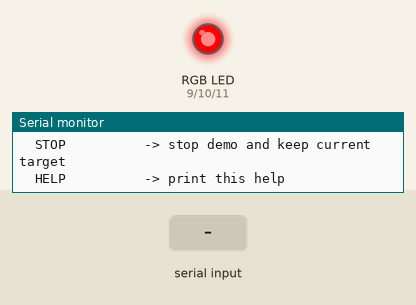
Recording of a sketch running on a simulated Arduino Uno, built with avr-gcc and run on an emulated ATmega328P. Shown: an RGB LED mixed from three pins (HIGH = lit), the last lines printed to the serial monitor. Inputs (shaded band) come from the test bench. Dim RGB values are drawn brighter than linear.

Above: at 1.2 s.
1.3 s: "OFF\n" received over Serial
At 2.9 s:
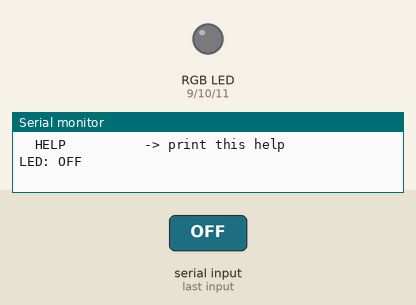
3.7 s: "DEMO\n" received over Serial
At 5.7 s:
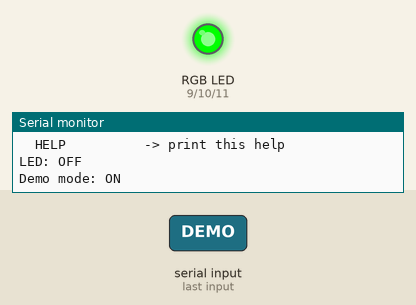
6.7 s: "90,45,200\n" received over Serial
At 8.2 s:
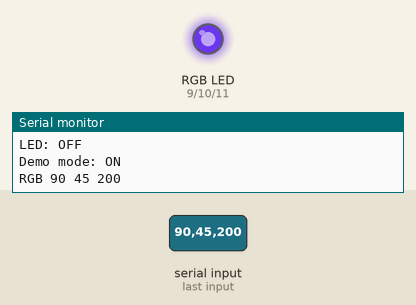
8.5 s: "DEMO\n" received over Serial
11.5 s: "90 45 200\n" received over Serial
At 11.65 s:
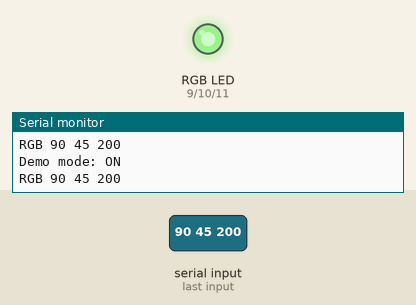
13.7 s: "OFF\n" received over Serial
At 14.15 s:
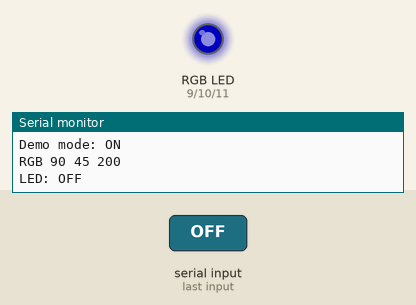
Timing chart, 0 to 16.7 s (numbered marks = the images above; inputs shaded):
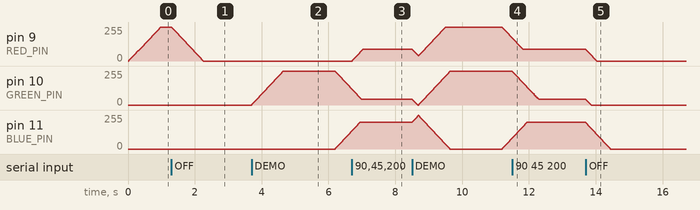

Measured:
- after the input at 1.3 s, pin 10 (GREEN_PIN): stays 0/255 (without the input it goes to 4/255 after 1.2 s)
- after the input at 3.7 s, pin 10 (GREEN_PIN): rises from 0/255 to 255/255 in 0.95 s, then falls to 119/255 in 2.0 s; pin 11 (BLUE_PIN): moves from 0/255 to 136/255 over 0.50 s, starting after 2.5 s
- after the input at 6.7 s, pin 9 (RED_PIN): moves from 0/255 to 90/255 over 0.33 s, starting at once; pin 10 (GREEN_PIN): goes on until 7.0 s, then stays 45/255; pin 11 (BLUE_PIN): goes on until 6.9 s, then stays 200/255
- after the input at 11.5 s, pin 10 (GREEN_PIN): moves from 255/255 to 45/255 over 0.78 s, starting at once; pin 11 (BLUE_PIN): goes on until 11.9 s, then stays 200/255
- after the input at 13.7 s, pin 9 (RED_PIN): moves from 90/255 to 0/255 over 0.33 s, starting at once; pin 10 (GREEN_PIN): moves from 45/255 to 0/255 over 0.17 s, starting at once; pin 11 (BLUE_PIN): moves from 200/255 to 0/255 over 0.74 s, starting at once

The sketch:

arduino_rgb_led_controller.ino
```cpp
#include <ctype.h>
#include <stdint.h>
#include <stdio.h>
#include <stdlib.h>
#include <string.h>

const uint8_t RED_PIN = 9;
const uint8_t GREEN_PIN = 10;
const uint8_t BLUE_PIN = 11;

const bool COMMON_ANODE = false;

const unsigned long SERIAL_BAUD = 115200;
const unsigned long FADE_INTERVAL_MS = 15;
const unsigned long DEMO_INTERVAL_MS = 2500;
const uint8_t FADE_STEP = 4;

const size_t COMMAND_BUFFER_SIZE = 40;

struct RgbColor {
  uint8_t red;
  uint8_t green;
  uint8_t blue;
};

RgbColor currentColor = {0, 0, 0};
RgbColor targetColor = {255, 0, 0};
RgbColor savedColor = {255, 0, 0};

bool demoMode = true;

char commandBuffer[COMMAND_BUFFER_SIZE];
size_t commandLength = 0;

unsigned long lastFadeUpdateMs = 0;
unsigned long lastDemoUpdateMs = 0;
uint8_t demoIndex = 0;

const RgbColor DEMO_COLORS[] = {
  {255, 0, 0},
  {0, 255, 0},
  {0, 0, 255},
  {255, 255, 0},
  {0, 255, 255},
  {255, 0, 255},
  {255, 255, 255}
};

const size_t DEMO_COLOR_COUNT = sizeof(DEMO_COLORS) / sizeof(DEMO_COLORS[0]);

uint8_t applyCommonMode(uint8_t value) {
  return COMMON_ANODE ? static_cast<uint8_t>(255 - value) : value;
}

void writeLed(const RgbColor &color) {
  analogWrite(RED_PIN, applyCommonMode(color.red));
  analogWrite(GREEN_PIN, applyCommonMode(color.green));
  analogWrite(BLUE_PIN, applyCommonMode(color.blue));
}

bool isZeroColor(const RgbColor &color) {
  return color.red == 0 && color.green == 0 && color.blue == 0;
}

void rememberColor(const RgbColor &color) {
  if (!isZeroColor(color)) {
    savedColor = color;
  }
}

void setTargetColor(const RgbColor &color, bool storeColor) {
  targetColor = color;
  if (storeColor) {
    rememberColor(color);
  }
}

uint8_t stepChannel(uint8_t currentValue, uint8_t targetValue) {
  if (currentValue == targetValue) {
    return currentValue;
  }

  if (currentValue < targetValue) {
    uint16_t nextValue = currentValue + FADE_STEP;
    return nextValue > targetValue ? targetValue : static_cast<uint8_t>(nextValue);
  }

  int16_t nextValue = currentValue - FADE_STEP;
  return nextValue < targetValue ? targetValue : static_cast<uint8_t>(nextValue);
}

void updateFade() {
  unsigned long now = millis();
  if (now - lastFadeUpdateMs < FADE_INTERVAL_MS) {
    return;
  }

  lastFadeUpdateMs = now;
  currentColor.red = stepChannel(currentColor.red, targetColor.red);
  currentColor.green = stepChannel(currentColor.green, targetColor.green);
  currentColor.blue = stepChannel(currentColor.blue, targetColor.blue);
  writeLed(currentColor);
}

void printColor(const RgbColor &color) {
  Serial.print(F("RGB "));
  Serial.print(color.red);
  Serial.print(F(" "));
  Serial.print(color.green);
  Serial.print(F(" "));
  Serial.println(color.blue);
}

void printHelp() {
  Serial.println(F("Arduino RGB LED controller"));
  Serial.println(F("Commands:"));
  Serial.println(F("  SET R G B     -> example: SET 255 120 0"));
  Serial.println(F("  R,G,B         -> example: 0,64,255"));
  Serial.println(F("  HEX RRGGBB    -> example: HEX FF00AA"));
  Serial.println(F("  #RRGGBB       -> example: #00FF44"));
  Serial.println(F("  ON            -> restore last saved color"));
  Serial.println(F("  OFF           -> turn LED off"));
  Serial.println(F("  DEMO          -> start color cycle"));
  Serial.println(F("  STOP          -> stop demo and keep current target"));
  Serial.println(F("  HELP          -> print this help"));
  Serial.println();
}

void trimInPlace(char *text) {
  size_t start = 0;
  size_t end = strlen(text);

  while (text[start] != '\0' && isspace(static_cast<unsigned char>(text[start]))) {
    start++;
  }

  while (end > start && isspace(static_cast<unsigned char>(text[end - 1]))) {
    end--;
  }

  if (start > 0) {
    memmove(text, text + start, end - start);
  }

  text[end - start] = '\0';
}

void toUpperInPlace(char *text) {
  for (size_t i = 0; text[i] != '\0'; i++) {
    text[i] = static_cast<char>(toupper(static_cast<unsigned char>(text[i])));
  }
}

bool isByteValue(int value) {
  return value >= 0 && value <= 255;
}

bool parseRgbTriplet(const char *text, RgbColor &color) {
  int red = -1;
  int green = -1;
  int blue = -1;

  if (sscanf(text, "%d,%d,%d", &red, &green, &blue) == 3 ||
      sscanf(text, "%d %d %d", &red, &green, &blue) == 3) {
    if (isByteValue(red) && isByteValue(green) && isByteValue(blue)) {
      color.red = static_cast<uint8_t>(red);
      color.green = static_cast<uint8_t>(green);
      color.blue = static_cast<uint8_t>(blue);
      return true;
    }
  }

  return false;
}

bool parseHexColor(const char *text, RgbColor &color) {
  if (strlen(text) != 6) {
    return false;
  }

  char *end = nullptr;
  long value = strtol(text, &end, 16);
  if (end == nullptr || *end != '\0' || value < 0 || value > 0xFFFFFF) {
    return false;
  }

  color.red = static_cast<uint8_t>((value >> 16) & 0xFF);
  color.green = static_cast<uint8_t>((value >> 8) & 0xFF);
  color.blue = static_cast<uint8_t>(value & 0xFF);
  return true;
}

void handleCommand(char *command) {
  trimInPlace(command);
  if (command[0] == '\0') {
    return;
  }

  toUpperInPlace(command);

  if (strcmp(command, "HELP") == 0) {
    printHelp();
    return;
  }

  if (strcmp(command, "DEMO") == 0) {
    demoMode = true;
    setTargetColor(DEMO_COLORS[demoIndex], true);
    Serial.println(F("Demo mode: ON"));
    return;
  }

  if (strcmp(command, "STOP") == 0) {
    demoMode = false;
    Serial.println(F("Demo mode: OFF"));
    return;
  }

  if (strcmp(command, "OFF") == 0) {
    demoMode = false;
    const RgbColor offColor = {0, 0, 0};
    setTargetColor(offColor, false);
    Serial.println(F("LED: OFF"));
    return;
  }

  if (strcmp(command, "ON") == 0) {
    demoMode = false;
    setTargetColor(savedColor, false);
    Serial.print(F("LED: ON -> "));
    printColor(savedColor);
    return;
  }

  RgbColor parsedColor = {0, 0, 0};

  if (strncmp(command, "SET ", 4) == 0 && parseRgbTriplet(command + 4, parsedColor)) {
    demoMode = false;
    setTargetColor(parsedColor, true);
    printColor(parsedColor);
    return;
  }

  if (command[0] == '#' && parseHexColor(command + 1, parsedColor)) {
    demoMode = false;
    setTargetColor(parsedColor, true);
    printColor(parsedColor);
    return;
  }

  if (strncmp(command, "HEX ", 4) == 0 && parseHexColor(command + 4, parsedColor)) {
    demoMode = false;
    setTargetColor(parsedColor, true);
    printColor(parsedColor);
    return;
  }

  if (parseRgbTriplet(command, parsedColor)) {
    demoMode = false;
    setTargetColor(parsedColor, true);
    printColor(parsedColor);
    return;
  }

  Serial.print(F("Unknown command: "));
  Serial.println(command);
  printHelp();
}

void readSerialCommands() {
  while (Serial.available() > 0) {
    char received = static_cast<char>(Serial.read());

    if (received == '\r') {
      continue;
    }

    if (received == '\n') {
      commandBuffer[commandLength] = '\0';
      handleCommand(commandBuffer);
      commandLength = 0;
      continue;
    }

    if (commandLength < COMMAND_BUFFER_SIZE - 1) {
      commandBuffer[commandLength++] = received;
    }
  }
}

void updateDemo() {
  if (!demoMode) {
    return;
  }

  unsigned long now = millis();
  if (now - lastDemoUpdateMs < DEMO_INTERVAL_MS) {
    return;
  }

  lastDemoUpdateMs = now;
  demoIndex = static_cast<uint8_t>((demoIndex + 1) % DEMO_COLOR_COUNT);
  setTargetColor(DEMO_COLORS[demoIndex], true);
}

void setup() {
  pinMode(RED_PIN, OUTPUT);
  pinMode(GREEN_PIN, OUTPUT);
  pinMode(BLUE_PIN, OUTPUT);

  writeLed(currentColor);

  Serial.begin(SERIAL_BAUD);
  while (!Serial && millis() < 2000) {
    delay(10);
  }

  printHelp();
  setTargetColor(DEMO_COLORS[demoIndex], true);
}

void loop() {
  readSerialCommands();
  updateDemo();
  updateFade();
}
```
